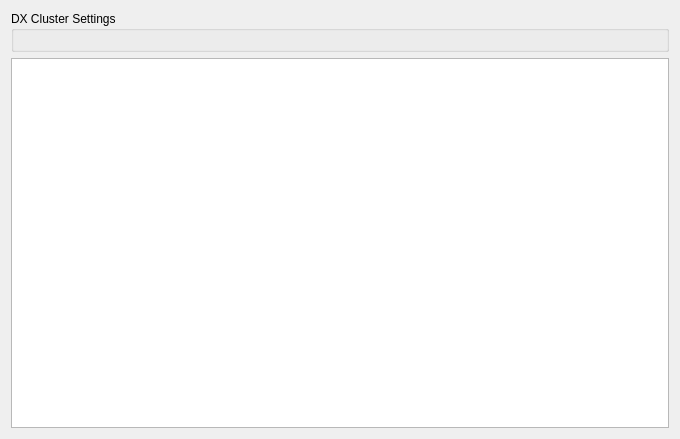
<?xml version="1.0" encoding="UTF-8"?>
<ui version="4.0">
 <class>DXCOptions</class>
 <widget class="QDialog" name="DXCOptions">
  <property name="geometry">
   <rect>
    <x>0</x>
    <y>0</y>
    <width>680</width>
    <height>439</height>
   </rect>
  </property>
  <property name="windowTitle">
   <string>DXC Options</string>
  </property>
  <layout class="QGridLayout" name="gridLayout_2">
   <item row="0" column="0">
    <widget class="QGroupBox" name="groupBox">
     <property name="title">
      <string>DX Cluster Settings</string>
     </property>
     <layout class="QGridLayout" name="gridLayout"/>
    </widget>
   </item>
   <item row="1" column="0">
    <widget class="QPlainTextEdit" name="plainTextEdit_DXCMonitor">
     <property name="documentTitle">
      <string/>
     </property>
     <property name="readOnly">
      <bool>true</bool>
     </property>
     <property name="plainText">
      <string/>
     </property>
     <property name="textInteractionFlags">
      <set>Qt::TextSelectableByMouse</set>
     </property>
     <property name="maximumBlockCount">
      <number>240</number>
     </property>
    </widget>
   </item>
  </layout>
 </widget>
 <resources/>
 <connections/>
</ui>
